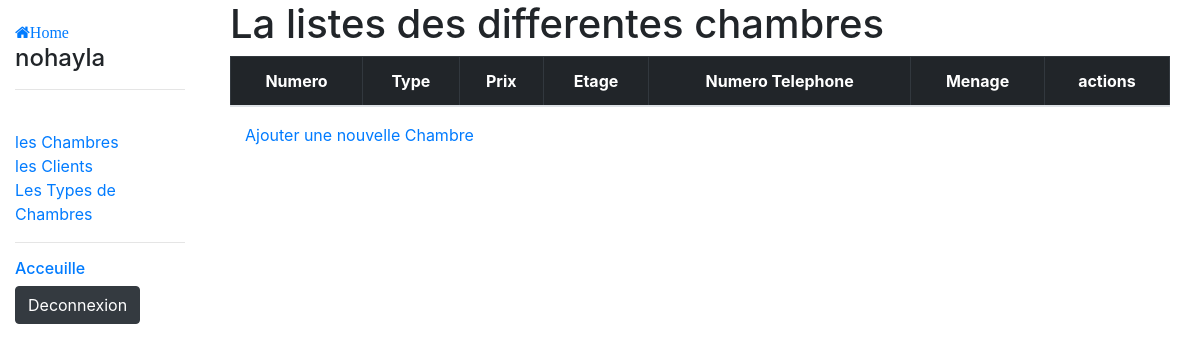
Before: /GestionHotel/chambers (signed in) with the older database file.
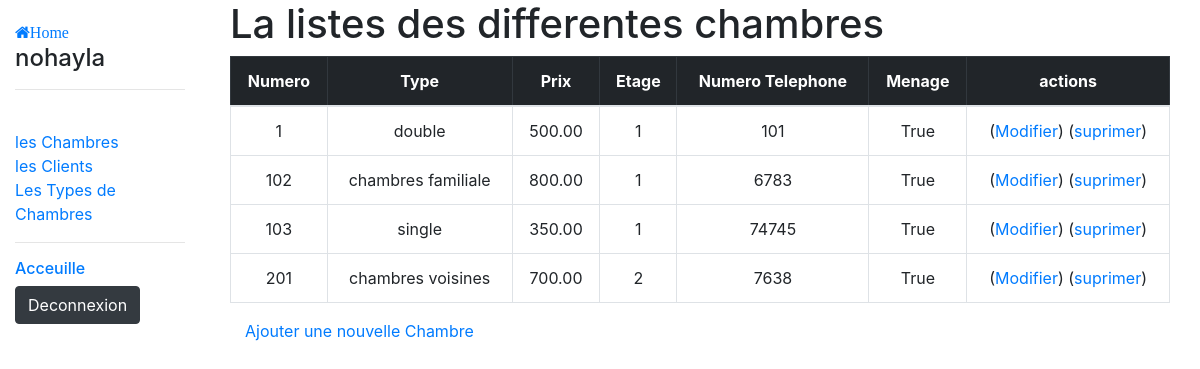
After: the same page with the newer database file.
### GestionHotel/models.py (models this page shows, shortened)
class Employee(AbstractUser):
    first_name = models.CharField(max_length=100)
    last_name = models.CharField(max_length=100)
    phone_number = PhoneField(blank=True, help_text='numero de telephone')
    email_employee = models.EmailField(blank=True, null=True)

class Chamber(models.Model):
    chamber_number = models.IntegerField()
    chamber_type = models.ForeignKey(ChamberType, on_delete=models.CASCADE)
    chamber_stage = models.IntegerField()
    chamber_phone = PhoneField(blank=True, help_text='numero de telephone de la chambre')
    chamber_reserved = models.BooleanField(null=True, default=False)
    chamber_cleaned = models.BooleanField(null=True, default=True)
    class Meta:
        ordering = ['chamber_stage','chamber_number']

class ChamberType(models.Model):
    type_name = models.CharField(max_length=60)
    type_price = models.DecimalField(max_digits=6, decimal_places=2)
    class Meta:
        ordering = ['type_name']

### GestionHotel/views.py (the view)
# urls.py: path('chambers', views.ChambersListView.as_view(), name= 'all-chambers'),
class ChambersListView(LoginRequiredMixin, generic.ListView):
    model = Chamber

### GestionHotel/templates/GestionHotel/chamber_list.html (shortened to what this page needs)
{% extends "base_generic.html" %}
    {% block content %}
    <div class="container">
    <h1>La listes des differentes chambres </h1>
          <table border="2" class="table text-center table-hover table-bordered caption-top">
            <thead class="table-dark">
              <tr>
                <th> Numero </th>
                <th> Type </th>
                <th> Prix </th>
                <th> Etage </th>
                <th> Numero Telephone </th>
                <th> Menage </th>
                <th colspan="2"> actions     </th>
              </tr>
            </thead>
            <tbody>
              {% for chamber in chamber_list %}
              <tr>
                <td>{{chamber.chamber_number}}</td>
                <td>{{chamber.chamber_type.type_name}}</td>
                <td>{{chamber.chamber_type.type_price}}</td>
                <td>{{chamber.chamber_stage}}</td>
                <td>{{chamber.chamber_phone}}</td>
                <td>{{chamber.chamber_cleaned}}</td>
                <td colspan="2">(<a href=" {% url 'GestionHotel:chamber-update' chamber.id %} ">Modifier</a>)   (<a href=" {% url 'GestionHotel:chamber-delete' chamber.id %} ">suprimer</a>)</td>
              </tr>
              {% endfor %}
            </tbody>
          </table>
          <div class="container">
            <p> <a href="{% url 'GestionHotel:chamber-creation' %}"> Ajouter une nouvelle Chambre </a></p>
          </div>
{% endblock content %}

### GestionHotel/templates/base_generic.html (shortened to what this page needs)
<!DOCTYPE html>
<html lang="fr">
<head>
  <link rel="stylesheet" href="https://stackpath.bootstrapcdn.com/bootstrap/4.1.3/css/bootstrap.min.css">
  <link rel="stylesheet" href="https://cdnjs.cloudflare.com/ajax/libs/font-awesome/4.7.0/css/font-awesome.min.css">
  {% load static %}
  <link rel="stylesheet" href="{% static 'css/styles.css' %}">
</head>
<body>
  <div class="container-fluid">
    <div class="row">
      <div class="col-sm-2">
          {% block sidebar %}
           <ul class="sidebar-nav">
               <li><a href="{% url 'GestionHotel:home' %}"><i class="fa fa-home">Home</i></a></li>
               <h4>{{ user.username }}</h4>
               <hr><br>
               <li><a href="{% url 'GestionHotel:all-chambers' %}">les Chambres</a></li>
               <li><a href="{% url 'GestionHotel:all-clients' %}">les Clients</a></li>
               <li><a href="{% url 'GestionHotel:all-chambertypes' %}">Les Types de Chambres </a></li>
           </ul>
           <strong> <hr> </strong>
           <h6> <a href="{% url 'GestionHotel:index' %}">Acceuille</a> </h6>
           <h6> <strong> <a  class="btn btn-dark" href="{% url 'logout' %}"> Deconnexion</a> </strong> </h6>
          {% endblock %}
      </div>
         <div class="col-sm-10 ">
             {% block content %}
             {% endblock %}
         </div>
    </div>
  </div>
</body>
</html>

### GestionHotel/static/css/styles.css (style rules this page uses)
.sidebar-nav { margin-top: 20px; padding: 0; list-style: none; }

Changed rows visible on the page:
added Chamber: chamber_number "1", chamber_type.type_name "double", chamber_type.type_price "500.00", chamber_stage "1", chamber_phone "101", chamber_cleaned "True"
added Chamber: chamber_number "102", chamber_type.type_name "chambres familiale", chamber_type.type_price "800.00", chamber_stage "1", chamber_phone "6783", chamber_cleaned "True"
added Chamber: chamber_number "103", chamber_type.type_name "single", chamber_type.type_price "350.00", chamber_stage "1", chamber_phone "74745", chamber_cleaned "True"
added Chamber: chamber_number "201", chamber_type.type_name "chambres voisines", chamber_type.type_price "700.00", chamber_stage "2", chamber_phone "7638", chamber_cleaned "True"
